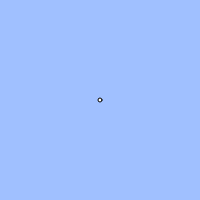
Frame 1 (no input)
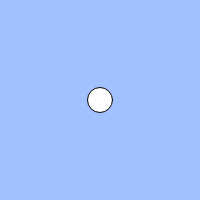
Frame 60 (no input)
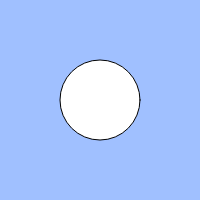
Frame 120 (the mouse pressed at the canvas centre since frame 60)

The p5.js sketch that drew these frames (run headless with seeded random() and noise() and a simulated clock; from frame 60 on, the mouse is pressed at the canvas centre):

// p5.js sketch
// ── sketch.js
// 練習問題「心臓の鼓動のように大きくなったり小さくなったりする円」
let count;
let cycle;

function setup(){
  createCanvas(200, 200);
  count = 0;
  cycle = 100;
}

function draw(){
  background(160, 192, 255);
  if(keyIsDown(" ".charCodeAt(0))){
  count = (count + 2) % cycle;
}
  else{
    count = (count + 1) % cycle;
  }

  if(count > 25  && count < 50 ){
   ellipse(width / 2, height / 2, (50-count)*4);
}
  else if(count < 25){
   ellipse(width / 2, height / 2, count*4);
 }
  else{
   ellipse(width/2, height/2, 25);
  }
}
